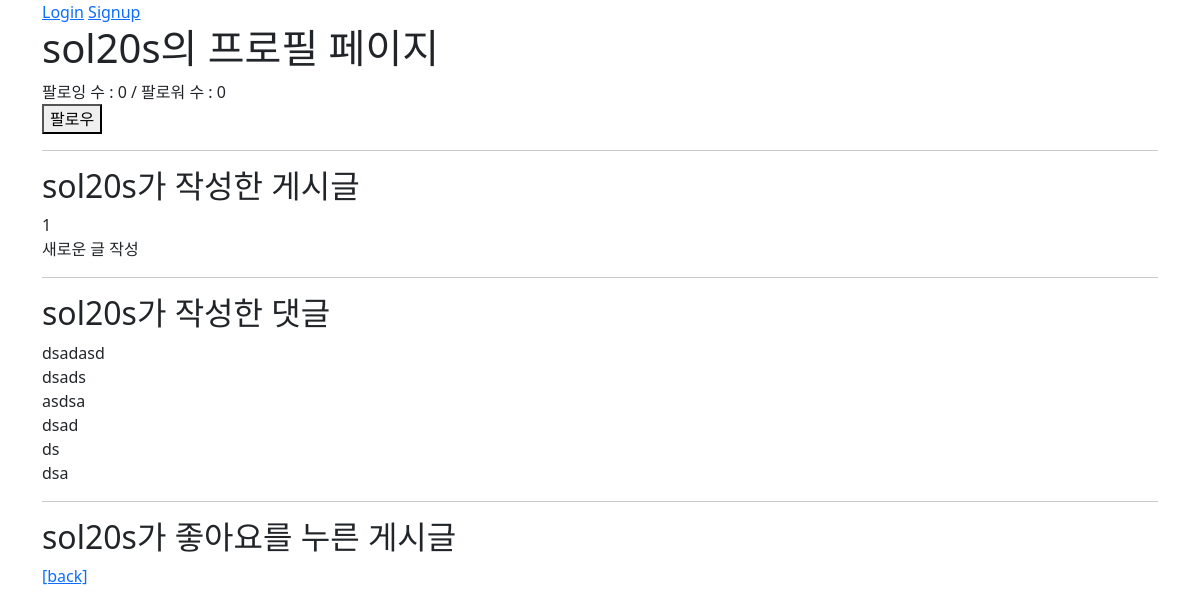
/accounts/sol20s/, run on the app's committed database.
### accounts/models.py (models this page shows)
class User(AbstractUser):
    followings = models.ManyToManyField('self', symmetrical=False, related_name='followers')

### articles/models.py (models this page shows, shortened)
class Article(models.Model):
    user = models.ForeignKey(settings.AUTH_USER_MODEL, on_delete=models.CASCADE)
    like_users = models.ManyToManyField(settings.AUTH_USER_MODEL, related_name='like_articles')
    title = models.CharField(max_length=10)
    content = models.TextField()
    created_at = models.DateTimeField(auto_now_add=True)
    updated_at = models.DateTimeField(auto_now=True)

class Comment(models.Model):
    article = models.ForeignKey(Article, on_delete=models.CASCADE)
    user = models.ForeignKey(settings.AUTH_USER_MODEL, on_delete=models.CASCADE)
    content = models.CharField(max_length=200)
    created_at = models.DateTimeField(auto_now_add=True)
    updated_at = models.DateTimeField(auto_now=True)

### accounts/views.py (the view)
# urls.py: path('<username>/', views.profile, name='profile'),
def profile(request, username):
    person = get_object_or_404(get_user_model(), username=username)
    context = {
        'person': person,
    }
    return render(request, 'accounts/profile.html', context)

### accounts/templates/accounts/profile.html (shortened to what this page needs)
{% extends 'base.html' %}
{% block content %}
  <h1>{{ person.username }}의 프로필 페이지</h1>
  {% with followings=person.followings.all followers=person.followers.all %}
    <div id="follow-count">
      <div>팔로잉 수 : {{ followings|length }} / 팔로워 수 : {{ followers|length }}</div>
    </div>
    {% if user != person %}
      <div>
        <form id="follow-form" data-user-id="{{ person.pk }}">
          {% if user in followers %}
            <button>언팔로우</button>
          {% else %}
            <button>팔로우</button>
          {% endif %}
        </form>
      </div>
    {% endif %}
  {% endwith %}
  <hr>
  <h2>{{ person.username }}가 작성한 게시글</h2>
  {% for article in person.article_set.all %}
    <div>{{ article.title }}</div>
  {% endfor %}
  <hr>
  <h2>{{ person.username }}가 작성한 댓글</h2>
  {% for comment in person.comment_set.all %}
    <div>{{ comment.content }}</div>
  {% endfor %}
  <hr>
  <h2>{{ person.username }}가 좋아요를 누른 게시글</h2>
  <a href="{% url 'articles:index' %}">[back]</a>
{% endblock content %}

### data on the page
User: username "sol20s"
Article: title "1"
Article: title "새로운 글 작성"
Comment: content "dsadasd"
Comment: content "dsads"
Comment: content "asdsa"
Comment: content "dsad"
Comment: content "ds"
Comment: content "dsa"

### other printed values
{{ followings|length }} "0"
{{ followers|length }} "0"
